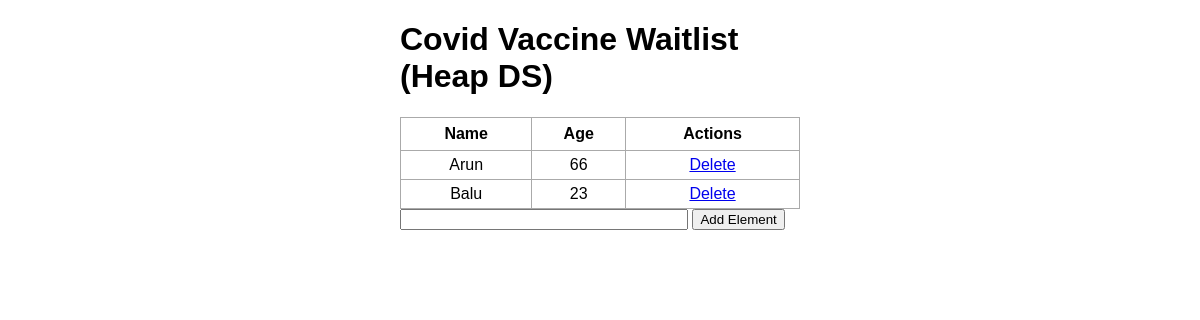
Before: / with the older database file.
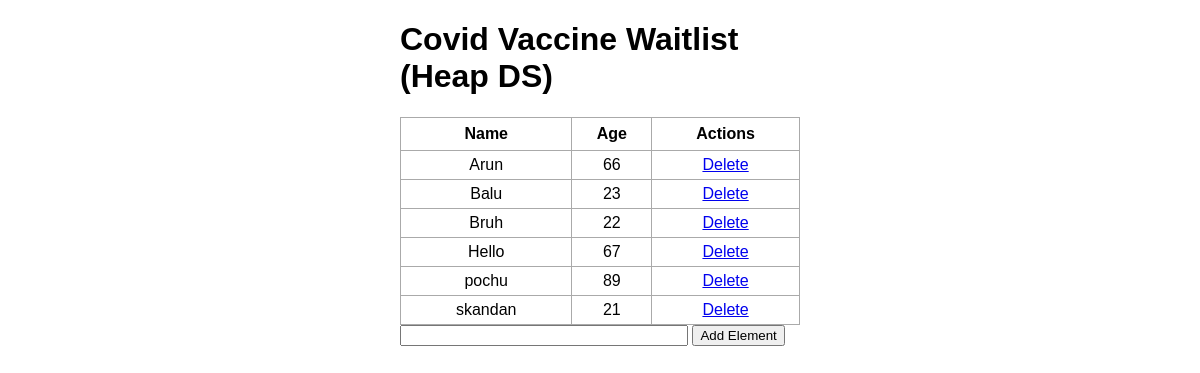
After: the same page with the newer database file.
### app.py (models this page shows, shortened)
class Lists(db.Model):
    id = db.Column(db.Integer, primary_key = True)
    content = db.Column(db.String(200),nullable=False)
    priority = db.Column(db.Integer,nullable=False)

### app.py (the view)
@app.route('/', methods=['POST','GET'])
def insertHome():
    if request.method == 'POST':
        sent_elem = request.form['content']
        v,p=0,0
        try:
            print(sent_elem)
            v,p=map(str,sent_elem.split())
            print(v,p,"sss")
        except:
            return "Please enter space seperated values while inserting a value"
        heap.insert(int(p),v)
        print(heap.Heap)
        new_val =Lists(content=v,priority=p)
        try:
            db.session.add(new_val)
            db.session.commit()
            return redirect('/')
        except:
            return 'Error'
    else:
        list = Lists.query.order_by(Lists.id).all()
        values=[]
        priorities=[]
        for i in list:
            values.append(i.content)
            priorities.append(i.priority)
            global flag
            if flag < len(list):
                heap.insert(i.priority,i.content)
                flag += 1
        print(heap.Heap)
        print("Values are",values,"Priorities are",priorities)
        return render_template('index.html',items = list)

### templates/index.html (shortened to what this page needs)
{% extends 'base.html' %}
{% block body %}
<div class ="content">
    <h1>Covid Vaccine Waitlist (Heap DS)</h1>
    <table>
        <tr>
            <th>Name</th>
            <th>Age</th>
            <th>Actions</th>
        </tr>
        <tr>
        {% for item in items %}
            <td>{{ item.content }}</td>
            <td>{{ item.priority }}</td>
            <td>
                <a href="/delete/{{item.id}}">Delete</a>
                <br>
            </td>
        </tr>
        {% endfor %}
    </table>
    <form actions='/' method="POST">
        <input type="text" name="content" id="content">
        <input type="submit" value="Add Element">
    </form>
</div>
{% endblock %}

### templates/base.html (shortened to what this page needs)
<!DOCTYPE html>
<html lang="en">
<head>
    <link rel="stylesheet" href="{{ url_for('static', filename='css/main.css') }}">
</head>
<body>
    {% block body  %} {% endblock  %}
</body>
</html>

### static/css/main.css (style rules this page uses)
body, html { margin: 0; font-family: sans-serif; }
.content { margin: 0 auto; width: 400px; }
table, td, th { border: 1px solid #aaa; }
table { border-collapse: collapse; width: 100%; }
th { height: 30px; }
td { text-align: center; padding: 5px; }
#content { width: 70%; }

Changed rows visible on the page:
added Lists: content "Bruh", priority "22"
added Lists: content "Hello", priority "67"
added Lists: content "pochu", priority "89"
added Lists: content "skandan", priority "21"
